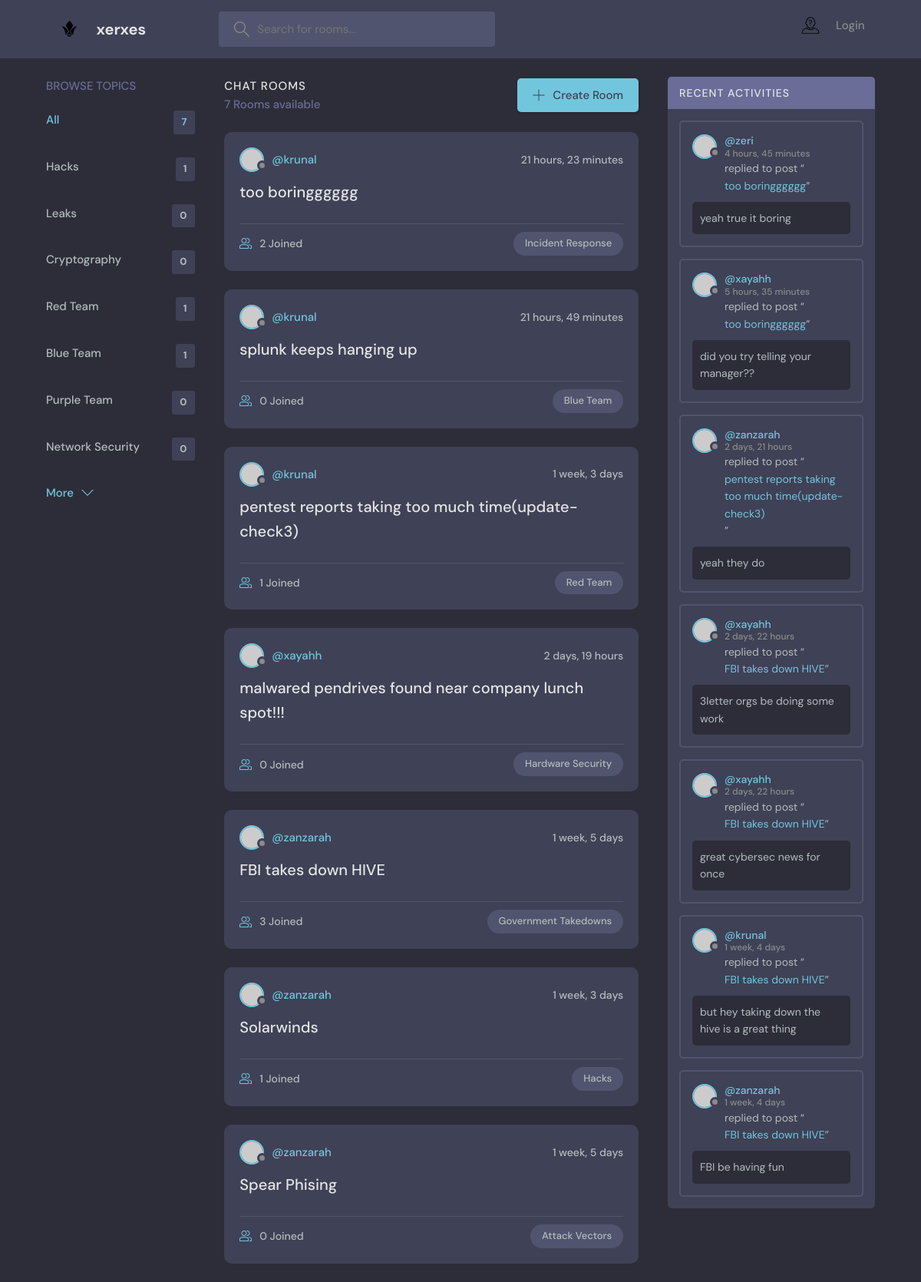
The page / on the database its author committed.
### base/models.py (models this page shows, shortened)
class Topic(models.Model):
    name = models.CharField(max_length=200)

class Room(models.Model):
    host = models.ForeignKey(User, on_delete=models.SET_NULL, null=True)
    topic = models.ForeignKey(Topic, on_delete=models.SET_NULL, null=True)
    name = models.CharField(max_length=200)
    description = models.TextField(null=True, blank=True)
    participants = models.ManyToManyField(User, related_name='participants', blank=True)
    updated = models.DateTimeField(auto_now=True)
    created = models.DateTimeField(auto_now_add=True)
    class Meta:
        ordering = ['-updated', '-created']
    def __str__(self):
        return self.name

class Message(models.Model):
    user = models.ForeignKey(User, on_delete=models.CASCADE)
    room = models.ForeignKey(Room,on_delete=models.CASCADE)
    body = models.TextField()
    updated = models.DateTimeField(auto_now=True)
    created = models.DateTimeField(auto_now_add=True)
    class Meta:
        ordering = ['-updated', '-created']
    def __str__(self):
        return self.body[0:50]

### base/views.py (the view)
# urls.py: path('', views.home, name="home"),
def home(request):
    q = request.GET.get('q') if request.GET.get('q') != None else ''
    rooms = Room.objects.filter(
        Q(topic__name__icontains=q) |
        Q(name__icontains=q) |
        Q(description__icontains=q)
    )
    topics = Topic.objects.all()[0:7]
    room_count = rooms.count()
    room_messages = Message.objects.filter(Q(room__topic__name__icontains=q))
    context = {'rooms': rooms, 'topics': topics, 'room_count': room_count, 'room_messages': room_messages}
    return render(request, 'base/home.html', context)

### base/templates/base/home.html (shortened to what this page needs)
{% extends 'main.html' %}
{% block content %}
    <main class="layout layout--3">
      <div class="container">
        {% include 'base/topics_component.html' %}
        <div class="roomList">
          <div class="roomList__header">
            <div>
              <h2>Chat Rooms</h2>
              <p>{{room_count}} Rooms available</p>
            </div>
            <a class="btn btn--main" href="{% url 'create-room' %}">
              <svg version="1.1" xmlns="http://www.w3.org/2000/svg" width="32" height="32" viewBox="0 0 32 32">
                <title>add</title>
                <path
                  d="M16.943 0.943h-1.885v14.115h-14.115v1.885h14.115v14.115h1.885v-14.115h14.115v-1.885h-14.115v-14.115z"
                ></path>
              </svg>
              Create Room
            </a>
          </div>
          {% include 'base/feed_component.html' %}
        </div>
        {% include 'base/activity_component.html' %}
      </div>
    </main>
{% endblock %}

### base/templates/base/topics_component.html
<div class="topics">
    <div class="topics__header">
      <h2>Browse Topics</h2>
    </div>
    <ul class="topics__list">
      <li>
        <a href="{% url 'home' %}" class="active">All <span>{{topics.count}}</span></a>
      </li>
      {% for topic in topics %}
      <li>
        <a href="{% url 'home' %}?q={{topic.name}}">{{topic.name}}<span>{{topic.room_set.all.count}}</span></a>
      </li>
      {% endfor %}
    </ul>
    <a class="btn btn--link" href="{% url 'topics' %}">
      More
      <svg version="1.1" xmlns="http://www.w3.org/2000/svg" width="32" height="32" viewBox="0 0 32 32">
        <title>chevron-down</title>
        <path d="M16 21l-13-13h-3l16 16 16-16h-3l-13 13z"></path>
      </svg>
    </a>
  </div>

### base/templates/base/feed_component.html (shortened to what this page needs)
{% for room in rooms %}
<div class="roomListRoom">
    <div class="roomListRoom__header">
      <a href="{% url 'user-profile' room.host.id %}" class="roomListRoom__author">
        <div class="avatar avatar--small">
          <img src="https://randomuser.me/api/portraits/women/11.jpg" />
        </div>
        <span>@{{room.host.username}}</span>
      </a>
      <div class="roomListRoom__actions">
        <span>{{room.created|timesince}}</span>
      </div>
    </div>
    <div class="roomListRoom__content">
      <a href="{% url 'room' room.id %}">{{room.name}}</a>
    </div>
    <div class="roomListRoom__meta">
      <a href="{% url 'room' room.id %}" class="roomListRoom__joined">
        {{room.participants.all.count}} Joined
      </a>
      <p class="roomListRoom__topic">{{room.topic.name}}</p>
    </div>
  </div>
{% endfor %}

### base/templates/base/activity_component.html (shortened to what this page needs)
<div class="activities">
    <div class="activities__header">
      <h2>Recent Activities</h2>
    </div>
    {% for message in room_messages %}
    <div class="activities__box">
      <div class="activities__boxHeader roomListRoom__header">
        <a href="{% url 'user-profile' message.user.id %}" class="roomListRoom__author">
          <div class="avatar avatar--small">
            <img src="https://randomuser.me/api/portraits/women/11.jpg" />
          </div>
          <p>
            @{{message.user}}
            <span>{{message.created|timesince}}</span>
          </p>
        </a>
      </div>
      <div class="activities__boxContent">
        <p>replied to post “<a href="{% url 'room' message.room.id %}">{{message.room}}</a>”</p>
        <div class="activities__boxRoomContent">
          {{message.body}}
        </div>
      </div>
    </div>
    {% endfor %}
  </div>

### rows shown on the page
Topic: name "Hacks", room_set.all.count "1"
Topic: name "Leaks", room_set.all.count "0"
Topic: name "Cryptography", room_set.all.count "0"
Topic: name "Red Team", room_set.all.count "1"
Topic: name "Blue Team", room_set.all.count "1"
Topic: name "Purple Team", room_set.all.count "0"
Topic: name "Network Security", room_set.all.count "0"
Room: host.username "krunal", created "21 hours, 23 minutes", name "too boringggggg", participants.all.count "2", topic.name "Incident Response"
Room: host.username "krunal", created "21 hours, 49 minutes", name "splunk keeps hanging up", participants.all.count "0", topic.name "Blue Team"
Room: host.username "krunal", created "1 week, 3 days", name "pentest reports taking too much time(update-check3)", participants.all.count "1", topic.name "Red Team"
Room: host.username "xayahh", created "2 days, 19 hours", name "malwared pendrives found near company lunch spot!!!", participants.all.count "0", topic.name "Hardware Security"
Room: host.username "zanzarah", created "1 week, 5 days", name "FBI takes down HIVE", participants.all.count "3", topic.name "Government Takedowns"
Room: host.username "zanzarah", created "1 week, 3 days", name "Solarwinds", participants.all.count "1", topic.name "Hacks"
Room: host.username "zanzarah", created "1 week, 5 days", name "Spear Phising", participants.all.count "0", topic.name "Attack Vectors"
Message: user "zeri", created "4 hours, 45 minutes", room "too boringggggg", body "yeah true it boring"
Message: user "xayahh", created "5 hours, 35 minutes", room "too boringggggg", body "did you try telling your manager??"
Message: user "zanzarah", created "2 days, 21 hours", room "pentest reports taking too much time(update-check3)", body "yeah they do"
Message: user "xayahh", created "2 days, 22 hours", room "FBI takes down HIVE", body "3letter orgs be doing some work"
Message: user "xayahh", created "2 days, 22 hours", room "FBI takes down HIVE", body "great cybersec news for once"
Message: user "krunal", created "1 week, 4 days", room "FBI takes down HIVE", body "but hey taking down the hive is a great thing"
Message: user "zanzarah", created "1 week, 4 days", room "FBI takes down HIVE", body "FBI be having fun"

### other values the page prints
{{ topics.count }} "7"
{{ room_count }} "7"
